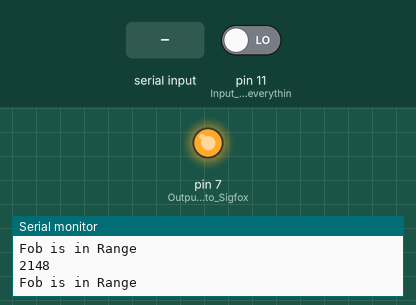
Recording of a sketch running on a simulated Arduino Uno, built with avr-gcc and run on an emulated ATmega328P. On the bench: output pins drawn as LEDs (lit = HIGH), the last lines printed to the serial monitor. Inputs (shaded band) come from the test bench; at power-on: pin 11 (Input_from_Smarteverythin) LOW.

Above: at 2.8 s.
2.9 s: "K" received over the second serial link
4.6 s: "1" received over the second serial link
At 8.3 s:
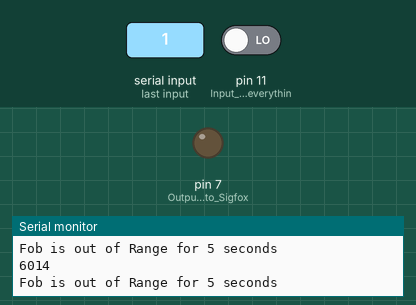
Timing chart, 0 to 9.8 s (numbered marks = the images above; inputs shaded):
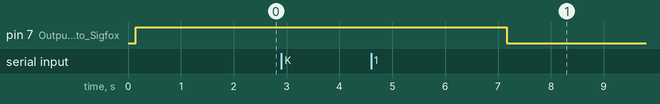

The sketch:

BOB_Bluetooth_Transmitter_using_HC-05.ino
```cpp
//  Sketc: basicSerialWithNL_001
//
//  Uses hardware serial to talk to the host computer and software serial
//  for communication with the Bluetooth module
//  Intended for Bluetooth devices that require line end characters "\r\n"
//
//  Pins
//  Arduino 5V out TO BT VCC
//  Arduino GND to BT GND
//  Arduino D9 to BT RX through a voltage divider
//  Arduino D8 BT TX (no need voltage divider)
//
//  When a command is entered in the serial monitor on the computer
//  the Arduino will relay it to the bluetooth module and display the result.

//  AT commands
//  https://www.itead.cc/wiki/Serial_Port_Bluetooth_Module_(Master/Slave)_:_HC-05


#include <SoftwareSerial.h>
SoftwareSerial BTserial(8, 9); // RX | TX

const long baudRate = 9600;
char c=' ';
boolean NL = true;
int BOB = 0;


// Generally, you should use "unsigned long" for variables that hold time
unsigned long previousMillis = 0;  // will store last time LED was updated
const long interval = 5000;        // If the FOB fails to respond 5 times in a row then it definitely out of range
unsigned long currentMillis;
int CharKReadBack = 0;

void setup()
{
    Serial.begin(9600);
    Serial.print("Sketch:   ");   Serial.println(__FILE__);
    Serial.print("Uploaded: ");   Serial.println(__DATE__);
    Serial.println(" ");

 //   pinMode(10,OUTPUT);      // key pin  puts HC-05 Bluetooth device in AT communication mode
 //   digitalWrite(10,HIGH);   // not needed as the device has been programmed to connect to the HC-06

    pinMode(11,INPUT);       // Input from Smarteverything determine if the baby is in the seat or not
                             // High indicates that baby is in the seat


    pinMode(7,OUTPUT);       // Output from BOB to Sigfox to indicate that the FOB is in Range
                             // High indicates that FOB is in Range, Low indicates that FOB is out of Range


    BTserial.begin(baudRate);    // Start up the communication with the Bluetooth module
    Serial.print("BTserial started at "); Serial.println(baudRate);
    Serial.println(" ");

}

void loop()
{
   BOB = digitalRead(11);   // check if the Baby is in the seat or not by reading input pin 11
                            // This input is set by the Smart everything board


    BTserial.flush();  // Flush the Bluetooth serial port to ensure that there are no unwanted characters in it


    if (BOB == HIGH)
    {
      // Write char 1 over bluetooth to the FOB to say that a baby is in the seat
      BTserial.write("1");
    } else
    {
      // Write char 0 over bluetooth to the FOB to say that no baby in the seat
      BTserial.write("0");
    }
    c = ' ';  // clear the character

    delay(100);  // wait for response from FOB


    // Read from the Bluetooth module and send to the Arduino Serial Monitor
    while (BTserial.available())
    {
        c = BTserial.read();
        Serial.print("Charecter read back: ");
        Serial.println(c);  // Echo the response to the terminal
    }

    if  (c == 'K')
    {
        previousMillis = currentMillis;  // Response has been got so reset the timer
        Serial.println("Key Fob has responded");
    }

    currentMillis = millis();
    Serial.println(currentMillis - previousMillis);

    if (currentMillis - previousMillis >= interval)
    {
      digitalWrite(7, LOW);  // Indicates no response from FOB (FOB out of range)
      Serial.println("Fob is out of Range for 5 seconds");
    } else
    {
      digitalWrite(7, HIGH); // Indicates that the FOB is still responding
      Serial.println("Fob is in Range");
    }

    delay(900);  // send message every second  (900mS + 100mS delay earlier in the program)

   // BTserial.flush();  // Flush the Bluetooth serial port to ensure that there are no unwanted characters in it

}
```
